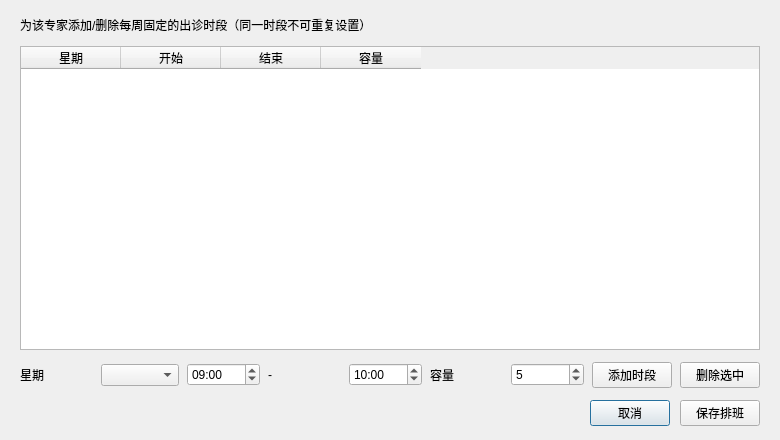
<?xml version="1.0" encoding="UTF-8"?>
<ui version="4.0">
 <class>TimeslotDialog</class>
 <widget class="QDialog" name="TimeslotDialog">
  <property name="geometry">
   <rect>
    <x>0</x>
    <y>0</y>
    <width>780</width>
    <height>440</height>
   </rect>
  </property>
  <property name="windowTitle">
   <string>管理出诊排班</string>
  </property>
  <layout class="QVBoxLayout" name="rootLayout">
   <property name="spacing">
    <number>12</number>
   </property>
   <property name="leftMargin">
    <number>20</number>
   </property>
   <property name="topMargin">
    <number>16</number>
   </property>
   <property name="rightMargin">
    <number>20</number>
   </property>
   <property name="bottomMargin">
    <number>14</number>
   </property>
   <item>
    <widget class="QLabel" name="lblHint">
     <property name="text">
      <string>为该专家添加/删除每周固定的出诊时段（同一时段不可重复设置）</string>
     </property>
     <property name="wordWrap">
      <bool>true</bool>
     </property>
    </widget>
   </item>
   <item>
    <widget class="QTableWidget" name="tblSlots">
     <property name="editTriggers">
      <set>QAbstractItemView::NoEditTriggers</set>
     </property>
     <property name="selectionBehavior">
      <enum>QAbstractItemView::SelectRows</enum>
     </property>
     <property name="columnCount">
      <number>4</number>
     </property>
     <column>
      <property name="text">
       <string>星期</string>
      </property>
     </column>
     <column>
      <property name="text">
       <string>开始</string>
      </property>
     </column>
     <column>
      <property name="text">
       <string>结束</string>
      </property>
     </column>
     <column>
      <property name="text">
       <string>容量</string>
      </property>
     </column>
    </widget>
   </item>
   <item>
    <layout class="QHBoxLayout" name="addRow">
     <property name="spacing">
      <number>8</number>
     </property>
     <item>
      <widget class="QLabel" name="label">
       <property name="text">
        <string>星期</string>
       </property>
      </widget>
     </item>
     <item>
      <widget class="QComboBox" name="cmbWeek">
       <property name="minimumSize">
        <size>
         <width>78</width>
         <height>0</height>
        </size>
       </property>
      </widget>
     </item>
     <item>
      <widget class="QTimeEdit" name="timeStart">
       <property name="displayFormat">
        <string>HH:mm</string>
       </property>
       <property name="time">
        <time>
         <hour>9</hour>
         <minute>0</minute>
         <second>0</second>
        </time>
       </property>
      </widget>
     </item>
     <item>
      <widget class="QLabel" name="label_2">
       <property name="text">
        <string>-</string>
       </property>
      </widget>
     </item>
     <item>
      <widget class="QTimeEdit" name="timeEnd">
       <property name="displayFormat">
        <string>HH:mm</string>
       </property>
       <property name="time">
        <time>
         <hour>10</hour>
         <minute>0</minute>
         <second>0</second>
        </time>
       </property>
      </widget>
     </item>
     <item>
      <widget class="QLabel" name="label_3">
       <property name="text">
        <string>容量</string>
       </property>
      </widget>
     </item>
     <item>
      <widget class="QSpinBox" name="spnCap">
       <property name="minimum">
        <number>1</number>
       </property>
       <property name="maximum">
        <number>50</number>
       </property>
       <property name="value">
        <number>5</number>
       </property>
      </widget>
     </item>
     <item>
      <widget class="QPushButton" name="btnAdd">
       <property name="text">
        <string>添加时段</string>
       </property>
       <property name="autoDefault">
        <bool>false</bool>
       </property>
      </widget>
     </item>
     <item>
      <widget class="QPushButton" name="btnRemove">
       <property name="text">
        <string>删除选中</string>
       </property>
       <property name="autoDefault">
        <bool>false</bool>
       </property>
      </widget>
     </item>
    </layout>
   </item>
   <item>
    <layout class="QHBoxLayout" name="buttonRow">
     <property name="spacing">
      <number>10</number>
     </property>
     <item>
      <spacer name="buttonSpacer">
       <property name="orientation">
        <enum>Qt::Horizontal</enum>
       </property>
       <property name="sizeHint" stdset="0">
        <size>
         <width>40</width>
         <height>20</height>
        </size>
       </property>
      </spacer>
     </item>
     <item>
      <widget class="QPushButton" name="btnCancel">
       <property name="text">
        <string>取消</string>
       </property>
      </widget>
     </item>
     <item>
      <widget class="QPushButton" name="btnSave">
       <property name="text">
        <string>保存排班</string>
       </property>
      </widget>
     </item>
    </layout>
   </item>
  </layout>
 </widget>
 <resources/>
 <connections/>
</ui>
